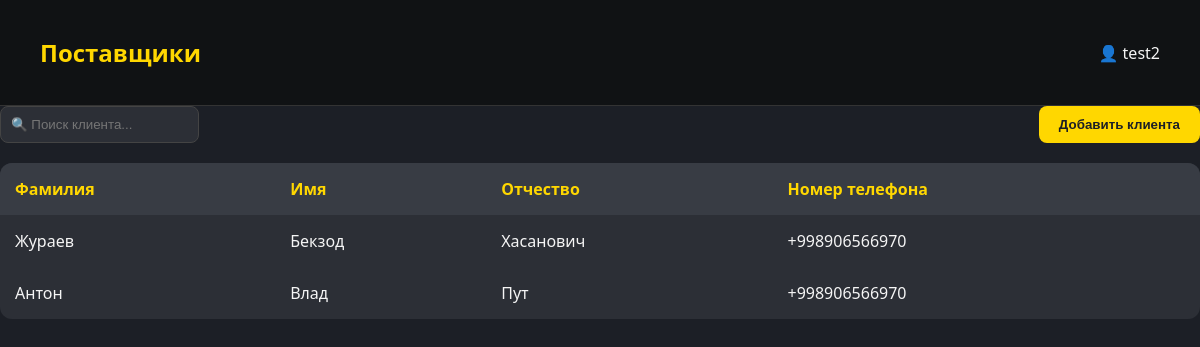
The page /provider/ (signed in) on the database its author committed.
### backend/models.py (models this page shows)
class Profile(models.Model):
    POSITION_CHOICES = [
        ("manager", "Менеджер"),
        ("admin", "Администратор"),
        ("accountant", "Бухгалтер"),
        ("supplier", "Снабженец"),
        ("chief", "Главный ЦЕХа"),
        ("chief_staff", "Сотрудник ЦЕХа"),
        ("delivery_cheif", "Главный доставщик"),
        ("delivery", "Доставщик"),
        ("installer_cheif", "Главный установщик"),
        ("installer", "Установщик"),
        ("technologist_cheif", "Главный Технолог"),
        ("technologist", "Технолог"),
        ("designer_cheif", "Главный дизайнер"),
        ("designer", "Дизайнер"),
        ("qa_cheif", "Главный сотрудник контроля качества"),
        ("qa_staff", "Сотрудник контроля качества"),
        ("sales_marketing", "Соц. маркетолог"),
        ("sales_call", "Сотрудник колл-центра"),
    ]
    username = models.OneToOneField(User, on_delete=models.CASCADE, related_name='profile')
    name = models.CharField(max_length=200, null=True, blank=True, default=None)
    lastname = models.CharField(max_length=200, null=True, blank=True, default=None)
    middle_name = models.CharField(max_length=200, null=True, blank=True, default=None)
    date_birth = models.DateField(null=True, blank=True, default=None)
    phone = PhoneNumberField(blank=True)
    adress = models.CharField(max_length=200,blank=True)
    last_job=models.CharField(max_length=200,blank=True)
    work_exp=models.CharField(max_length=200,blank=True)
    position = models.CharField(max_length=20, choices=POSITION_CHOICES)
    hobby=models.CharField(max_length=60,blank=True)
    photo = models.ImageField(blank=True, upload_to='pictures/',null=True)
    approve=models.BooleanField(default=False)
    archive=models.BooleanField(default=True)
    balance = models.DecimalField(max_digits=10, decimal_places=2,default=0)
    salary_pure=models.DecimalField(max_digits=10, decimal_places=2,default=0)
    salary_black=models.DecimalField(max_digits=10, decimal_places=2,default=0)
    approve_accounting=models.BooleanField(default=False)

class Provider(models.Model):
    name = models.CharField(max_length=200, null=True, blank=True, default=None)
    lastname = models.CharField(max_length=200, null=True, blank=True, default=None)
    middle_name = models.CharField(max_length=200, null=True, blank=True, default=None)
    phone = PhoneNumberField()

### backend/views.py (the view)
# urls.py: path('provider/',views.ProviderView.as_view(),name='provider'),
class ProviderView(LoginRequiredMixin,TemplateView):
   template_name = 'provider.html'
   login_url = reverse_lazy('login')
   def get_context_data(self, *, object_list=None, **kwargs):
      context = super().get_context_data(**kwargs)
      search = self.request.GET.get('search')
      profile=self.request.user.profile
      if search:
         context['profile'] = Provider.objects.filter(Q(name__icontains=search) |
        Q(lastname__icontains=search) |
        Q(middle_name__icontains=search))
      else:
         context['profile'] = Provider.objects.all()
      return context

### backend/templates/provider.html (shortened to what this page needs)
{% if request.user.profile.approve %}
<!DOCTYPE html>
<html lang="ru">
<head>
</head>
<body>
  <header>
    <h1>Поставщики</h1>
    <div>👤 {{request.user.profile.name}}</div>
  </header>
    <div class="top-bar">
     <form action="" method="GET">
      <input type="text" name="search" placeholder="🔍 Поиск клиента...">
       </form>
        <button onclick="window.location.href='{% url 'provider_add' %}'">Добавить клиента</button>
    </div>
     <div id="individual-fields">
    <table>
      <thead>
        <tr>
          <th>Фамилия</th>
          <th>Имя</th>
          <th>Отчество</th>
           <th>Номер телефона</th>
        </tr>
      </thead>
      {% for item in profile %}
      <tbody>
        <tr>
          <td>{{item.name}}</td>
          <td>{{item.lastname}}</td>
          <td>{{item.middle_name}}</td>
          <td>{{item.phone}}</td>
        </tr>
      </tbody>
      {% endfor %}
       </table>
      </div>
</body>
</html>
{% else %}
{% include 'waiting.html' %}
{% endif %}

### backend/templates/provider.html (style rules this page uses)
body { margin: 0; font-family: 'Segoe UI', Tahoma, Geneva, Verdana, sans-serif; background-color: #1c1f26; color: #f5f5f5; }
header { background: #101214; padding: 20px 40px; display: flex; justify-content: space-between; align-items: center; border-bottom: 1px solid #333; }
header h1 { color: #ffd700; font-weight: 600; font-size: 24px; }
.top-bar { display: flex; justify-content: space-between; margin-bottom: 20px; }
.top-bar input[type="text"] { flex: 1; padding: 10px; border-radius: 8px; border: 1px solid #444; background-color: #2c2f36; color: #f5f5f5; margin-right: 10px; }
.top-bar button { background-color: #ffd700; border: none; padding: 10px 20px; border-radius: 8px; color: #1c1f26; cursor: pointer; font-weight: 600; }
table { width: 100%; border-collapse: collapse; background-color: #2c2f36; border-radius: 12px; overflow: hidden; }
th, td { padding: 15px; text-align: left; }
th { background-color: #383c44; color: #ffd700; }

### rows shown on the page
Provider: name "Жураев", lastname "Бекзод", middle_name "Хасанович", phone "+998906566970"
Provider: name "Антон", lastname "Влад", middle_name "Пут", phone "+998906566970"

### other values the page prints
{{ request.user.profile.name }} "test2"
